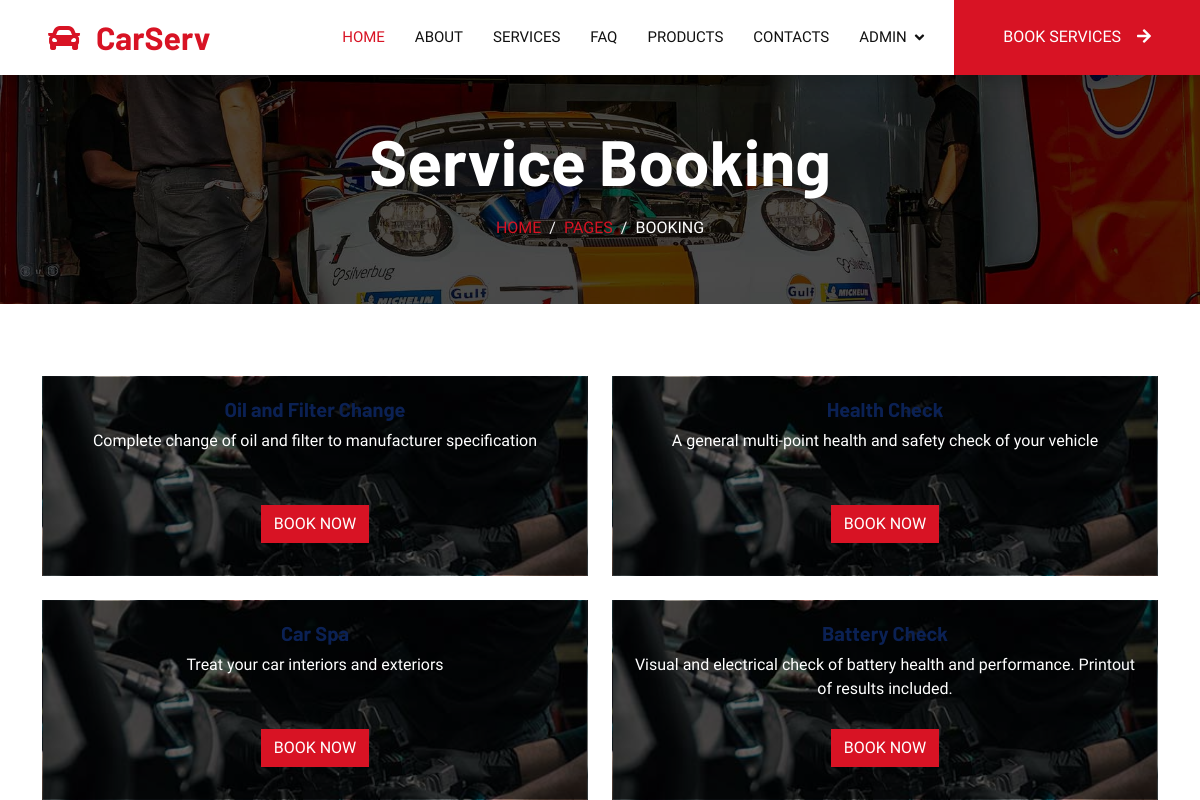
The page /ServiceListing (signed in) on the database its author committed.
### Serv_Booking/models.py (models this page shows, shortened)
class services(models.Model):
    service_name = models.CharField(max_length=255)
    service_discription = models.TextField(max_length=255)
    service_amount = models.FloatField()
    service_image = models.FileField()

### Serv_Booking/views.py (the view)
# urls.py: path('ServiceListing',views.ServiceListing),
def ServiceListing(request):
    data = services.objects.all()
    return render(request,'user/ServiceListing.html',{'user':request.session['user'],'data':data})

### templates/user/ServiceListing.html (shortened to what this page needs)
<!DOCTYPE html>
<html lang="en">
    <head>
        {% load static %}
        <link href="https://cdnjs.cloudflare.com/ajax/libs/font-awesome/5.10.0/css/all.min.css" rel="stylesheet">
        <link href="https://cdn.jsdelivr.net/npm/bootstrap-icons@1.4.1/font/bootstrap-icons.css" rel="stylesheet">
        <link href="{% static 'lib/animate/animate.min.css'%}" rel="stylesheet">
        <link href="{% static 'lib/owlcarousel/assets/owl.carousel.min.css'%}" rel="stylesheet">
        <link href="{% static 'lib/tempusdominus/css/tempusdominus-bootstrap-4.min.css'%}" rel="stylesheet" />
        <link href="{% static 'css/bootstrap.min.css'%} " rel="stylesheet">
        <link href="{% static 'css/style.css'%}" rel="stylesheet">
        <link rel="stylesheet" href="https://cdn.jsdelivr.net/npm/aos@2.3.1/dist/aos.css" />
    </head>
<body>
    <nav class="navbar navbar-expand-lg bg-white navbar-light shadow sticky-top p-0">
        <a href="index.html" class="navbar-brand d-flex align-items-center px-4 px-lg-5">
            <h2 class="m-0 text-primary"><i class="fa fa-car me-3"></i>CarServ</h2>
        </a>
        <div class="collapse navbar-collapse" id="navbarCollapse">
            <div class="navbar-nav ms-auto p-4 p-lg-0">
                <a href="UserHome" class="nav-item nav-link active">Home</a>
                <a href="about.html" class="nav-item nav-link">About</a>
                <a href="service.html" class="nav-item nav-link">Services</a>
                <a href="service.html" class="nav-item nav-link">FAQ</a>
                <a href="service.html" class="nav-item nav-link">Products</a>
                <a href="service.html" class="nav-item nav-link">Contacts</a>
                <div class="nav-item dropdown">
                    <a href="#" class="nav-link dropdown-toggle" data-bs-toggle="dropdown">{{user}}</a>
                </div>
            </div>
            <a href="UserRegister" class="btn btn-primary py-4 px-lg-5 d-none d-lg-block">Book Services<i class="fa fa-arrow-right ms-3"></i></a>
        </div>
    </nav>
    <div class="container-fluid page-header mb-5 p-0 image-st">
        <div class="container-fluid page-header-inner py-5">
            <div class="container text-center">
                <h1 class="display-3 text-white mb-3 animated slideInDown">Service Booking</h1>
                <nav aria-label="breadcrumb">
                    <ol class="breadcrumb justify-content-center text-uppercase">
                        <li class="breadcrumb-item"><a href="#">Home</a></li>
                        <li class="breadcrumb-item"><a href="#">Pages</a></li>
                        <li class="breadcrumb-item text-white active" aria-current="page">Booking</li>
                    </ol>
                </nav>
            </div>
        </div>
    </div>
    <div class="container">
        <div class="row">
            {% for i in data %}
            <div class="col-md-6 mt-4" data-aos="fade-up" data-aos-duration="800" >
                <div class="card text-center rounded" style="background-image: url('{{i.service_image.url}}'); background-size: cover; background-position: center; color: white; height: 200px; display: flex; flex-direction: column; justify-content: center;border-radius:20px;">
                    <div style="background-color: rgba(0, 0, 0, 0.6); width: 100%; height: 100%; position: absolute; top: 0; left: 0; z-index: 1;"></div>
                    <div class="card-body" style="position: relative; z-index: 2; padding: 20px;">
                        <h5 class="card-title">{{i.service_name}}</h5>
                        <p class="card-text" style="height: 60px; overflow: hidden; text-overflow: ellipsis;">{{i.service_discription}}</p>
                        <a href="sample/{{i.pk}}" class="btn btn-primary">Book Now</a>
                    </div>
                </div>
            </div>
            {% endfor %}
        </div>
    </div>
</body>
</html>

### static/css/style.css (style rules this page uses)
:root { --primary: #D81324; --secondary: #0B2154; --light: #F2F2F2; --dark: #111111; }
.btn { font-weight: 500; text-transform: uppercase; transition: .5s; }
.btn.btn-primary, .btn.btn-secondary { color: #FFFFFF; }
.navbar .dropdown-toggle::after { border: none; content: "\f107"; font-family: "Font Awesome 5 Free"; font-weight: 900; vertical-align: middle; margin-left: 8px; }
.navbar-light .navbar-nav .nav-link { margin-right: 30px; padding: 25px 0; color: #FFFFFF; font-size: 15px; text-transform: uppercase; outline: none; }
.navbar-light .navbar-nav .nav-link:hover, .navbar-light .navbar-nav .nav-link.active { color: var(--primary); }
.navbar-light .navbar-brand, .navbar-light a.btn { height: 75px; }
.navbar-light .navbar-nav .nav-link { color: var(--dark); font-weight: 500; }
.navbar-light.sticky-top { top: -100px; transition: .5s; }
.page-header { background-position: center center; background-repeat: no-repeat; background-size: cover; }
.page-header-inner { background: rgba(0, 0, 0, .7); }
.breadcrumb-item + .breadcrumb-item::before { color: var(--light); }

### rows shown on the page
services: service_image (picture), service_name "Oil and Filter Change", service_discription "Complete change of oil and filter to manufacturer specification"
services: service_image (picture), service_name "Health Check", service_discription "A general multi-point health and safety check of your vehicle"
services: service_image (picture), service_name "Car Spa", service_discription "Treat your car interiors and exteriors"
services: service_image (picture), service_name "Battery Check", service_discription "Visual and electrical check of battery health and performance. Printout of results included."

### other values the page prints
{{ user }} "ADMIN"
